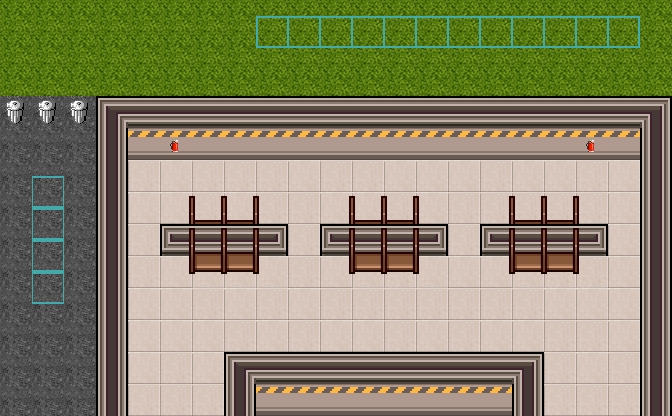

A level layout from a 2D game, rendered from its tile map. Below: a short description, then the map file with tile-grid data replaced by summaries:
An orthogonal 21x13 tile map with 32x32 px tiles, 6 tile layers (Floor, Walls, Racks, RackPlaceholders, ...) and 28 objects (12x rack, 12x dock, 4x trash).

<map version="1.5" tiledversion="1.5.0" orientation="orthogonal" renderorder="right-down" width="21" height="13" tilewidth="32" tileheight="32" infinite="0" nextlayerid="15" nextobjectid="45">
 <editorsettings>
  <export target="level2.json" format="json" />
 </editorsettings>
 <tileset firstgid="1" name="sku-tiles" tilewidth="32" tileheight="32" tilecount="40" columns="10">
  <image source="tilesets/sku-tiles.png" width="320" height="128" />
 </tileset>
 <layer id="1" name="Floor" width="21" height="13">
  <data>[273 cells, 220 non-empty, 4 distinct tile ids]</data>
 </layer>
 <layer id="2" name="Walls" width="21" height="13">
  <properties>
   <property name="wall" type="bool" value="true" />
  </properties>
  <data>[273 cells, 84 non-empty, 7 distinct tile ids]</data>
 </layer>
 <layer id="3" name="Racks" width="21" height="13">
  <data>[273 cells, 36 non-empty, 6 distinct tile ids]</data>
 </layer>
 <layer id="12" name="RackPlaceholders" width="21" height="13">
  <properties>
   <property name="placeholders" type="bool" value="true" />
  </properties>
  <data>[273 cells, 0 non-empty, 0 distinct tile ids]</data>
 </layer>
 <objectgroup id="14" name="Objects">
  <object id="13" type="rack" gid="38" x="192" y="224" width="32" height="32">
   <properties>
    <property name="zone" value="C" />
   </properties>
  </object>
  <object id="14" type="rack" gid="38" x="224" y="224" width="32" height="32">
   <properties>
    <property name="zone" value="C" />
   </properties>
  </object>
  <object id="17" type="rack" gid="38" x="192" y="288" width="32" height="32">
   <properties>
    <property name="zone" value="C" />
   </properties>
  </object>
  <object id="18" type="rack" gid="38" x="224" y="288" width="32" height="32">
   <properties>
    <property name="zone" value="C" />
   </properties>
  </object>
  <object id="19" type="rack" gid="38" x="352" y="224" width="32" height="32">
   <properties>
    <property name="zone" value="B" />
   </properties>
  </object>
  <object id="20" type="rack" gid="38" x="384" y="224" width="32" height="32">
   <properties>
    <property name="zone" value="B" />
   </properties>
  </object>
  <object id="21" type="rack" gid="38" x="352" y="288" width="32" height="32">
   <properties>
    <property name="zone" value="B" />
   </properties>
  </object>
  <object id="22" type="rack" gid="38" x="384" y="288" width="32" height="32">
   <properties>
    <property name="zone" value="B" />
   </properties>
  </object>
  <object id="23" type="rack" gid="38" x="512" y="224" width="32" height="32">
   <properties>
    <property name="zone" value="A" />
   </properties>
  </object>
  <object id="24" type="rack" gid="38" x="544" y="224" width="32" height="32">
   <properties>
    <property name="zone" value="A" />
   </properties>
  </object>
  <object id="25" type="rack" gid="38" x="512" y="288" width="32" height="32">
   <properties>
    <property name="zone" value="A" />
   </properties>
  </object>
  <object id="26" type="rack" gid="38" x="544" y="288" width="32" height="32">
   <properties>
    <property name="zone" value="A" />
   </properties>
  </object>
  <object id="27" type="dock" gid="38" x="608" y="64" width="32" height="32" />
  <object id="28" type="dock" gid="38" x="576" y="64" width="32" height="32" />
  <object id="29" type="dock" gid="38" x="544" y="64" width="32" height="32" />
  <object id="30" type="dock" gid="38" x="448" y="64" width="32" height="32" />
  <object id="31" type="dock" gid="38" x="480" y="64" width="32" height="32" />
  <object id="32" type="dock" gid="38" x="512" y="64" width="32" height="32" />
  <object id="33" type="dock" gid="38" x="416" y="64" width="32" height="32" />
  <object id="34" type="dock" gid="38" x="384" y="64" width="32" height="32" />
  <object id="35" type="dock" gid="38" x="352" y="64" width="32" height="32" />
  <object id="36" type="trash" gid="38" x="32" y="320" width="32" height="32">
   <properties>
    <property name="zone" value="D" />
   </properties>
  </object>
  <object id="37" type="dock" gid="38" x="288" y="64" width="32" height="32" />
  <object id="38" type="dock" gid="38" x="320" y="64" width="32" height="32" />
  <object id="39" type="dock" gid="38" x="256" y="64" width="32" height="32" />
  <object id="40" type="trash" gid="38" x="32" y="288" width="32" height="32">
   <properties>
    <property name="zone" value="D" />
   </properties>
  </object>
  <object id="41" type="trash" gid="38" x="32" y="256" width="32" height="32">
   <properties>
    <property name="zone" value="D" />
   </properties>
  </object>
  <object id="42" type="trash" gid="38" x="32" y="224" width="32" height="32">
   <properties>
    <property name="zone" value="D" />
   </properties>
  </object>
 </objectgroup>
 <layer id="13" name="Details" width="21" height="13">
  <data>[273 cells, 9 non-empty, 3 distinct tile ids]</data>
 </layer>
 <layer id="7" name="TopDockZone" width="21" height="13">
  <data>[273 cells, 29 non-empty, 6 distinct tile ids]</data>
 </layer>
</map>
